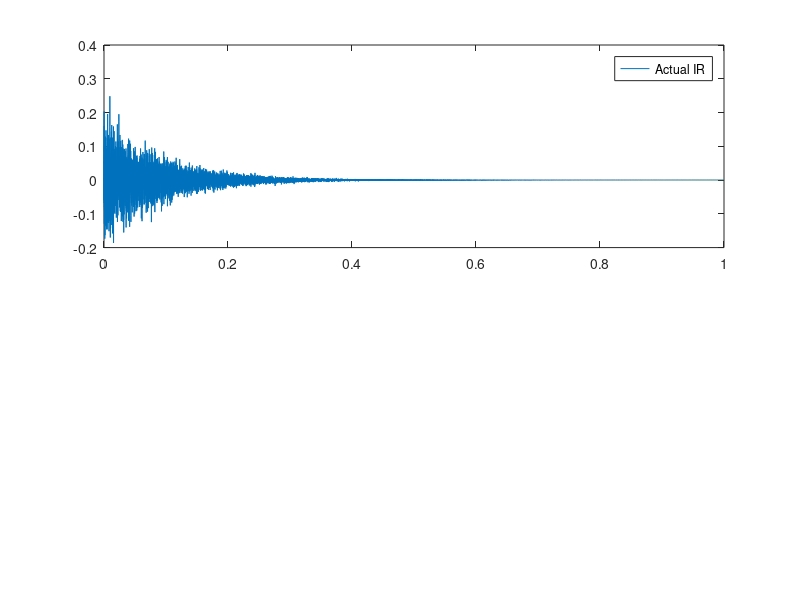

Write the MATLAB code that produced this figure. (Note: this script raises an error after producing the figure.)
%% get a transfer function using a chirp
% Measuring transfer functions and impulse responses  section 2.3
% non-periodic ssweeps
clear;close all;clc;
fs = 44100;
fmaxc = 10000;
[Blow,Alow]=butter(8,fmaxc/(fs/2)); % lowpass filter w/corner at 10 K
dt = 1/fs;
T = 1;
N =fs*T; 
t = (0:N-1).'*dt;
xc = chirp(t,10,T,fmaxc);
xn = filter(Blow,Alow,randn(size(xc)));
pref = 20e-6;

%% make impulse response
h = randn(size(t)).*exp(-10/T*t);
h(1) = 1;
h = filter(Blow,Alow,1/10*h); % low pass filter
% h = 50*h/sum(h.^2); % make H small so the output isnt way louder than the input
figure(1)
subplot(2,1,1)
plot(t,h,'displayname','Actual IR')
legend
%% output
yc = conv(xc,h);
yn = conv(xn,h);
ty = (0:(2*N-2))*dt;
SNR = 80; % SNR in dB
noisec = rms(yc)/(10^(SNR/20))*randn(size(yc));
noisen = rms(yn)/(10^(SNR/20))*randn(size(yn)); %add noise on the output 
recordedyc =filter(Blow,Alow,yc + noisec);

figure(4)

yyaxis left
plot(t,xc,'displayname','input')
yyaxis right
plot(ty,recordedyc,'displayname','output with noise')

legend
%% calculate h from chirip
padx = [xc; zeros(length(yc)-length(xc),1)];
padt = (0:length(padx)-1)*dt;
dfpad = fs/length(yc);
Npad = length(yc);
fmaxpad = floor(Npad/2)*dfpad;
fpad = 0:dfpad:fmaxpad;

output = 1/Npad*fft(recordedyc);
outlevel = 20*log10(abs(output(1:floor(Npad/2)+1))/sqrt(dfpad)/pref); % make them spectral densities
input = 1/Npad*fft(padx);
inlevel = 20*log10(abs(input(1:floor(Npad/2)+1))/sqrt(dfpad)/pref);
RTF = output./input;
RTFlevel = 20*log10(abs(RTF(1:floor(Npad/2)+1))); % RTF should not be reference to pref, it should be reference to 1
RIR = ifft(RTF,'symmetric');

figure(2)
subplot(3,1,1)
semilogx(fpad,outlevel,'displayname','output spectrum')
hold on
semilogx(fpad,inlevel,'displayname','input spectrum')
legend
ylim([0 100])

figure(2)
subplot(3,1,2)
semilogx(fpad,RTFlevel,'displayname','RTF from chirp')
legend

figure(1)
subplot(2,1,1)
hold on
plot(padt,RIR,'--','displayname','IR from fft of chirp')
xlim([0 1])
legend
%% calculate h from Gxy/Gxx for chirp
 [f,Gxx,Gyy,Gxy,coh,OASPL,epsilon]= spec(fs,padx,recordedyc,'ns',2^15);
 RTFautochirp = Gxy./Gxx;
 
 figure(2)
 subplot(3,1,1)
 hold on
semilogx(f,10*log10(Gxx/pref^2),'displayname','Gxx')
semilogx(f,10*log10(Gyy/pref^2),'displayname','Gyy')
 xlim([10 fs/2])
 
 figure(2)
 subplot(3,1,2)
 hold on
 semilogx(f,20*log10(abs(RTFautochirp)),'displayname','RTF from autospec of chirp')
xlim([10 fs/2])

IRautochirp = ifft([flipud(RTFautochirp(2:end)); RTFautochirp(1:end-1)],'symmetric');

figure(1)
tauto = (0:length(IRautochirp)-1)*1/fs;
subplot(2,1,2)
plot(tauto,IRautochirp,'displayname','IR from autospectra of chirp')
legend

%% calculate h from white noise using simple fourier transform
padx = [xn; zeros(length(yn)-length(xn),1)];
recordedyn =filter(Blow,Alow,yn + noisen); 
RTF = fft(recordedyn)./fft(padx);
RTFlevel = 20*log10(abs(RTF(1:floor(Npad/2)+1)));
RIR = ifft(RTF);

figure(2)
subplot(3,1,2)
semilogx(fpad,RTFlevel,'displayname','RTF from white noise fft')

figure(1)
subplot(2,1,1)
hold on
plot(padt,RIR,'displayname','IR from white noise fft')
legend
xlim([0 T])

%% calculate h from Gxy/Gxx for white noise
 [f,Gxx,Gyy,Gxy,coh,OASPL,epsilon]= spec(fs,padx,recordedyn,'ns',2^15);
 RTFautonoise = Gxy./Gxx;
 
 figure(2)
 subplot(3,1,2)
 hold on
 semilogx(f,20*log10(abs(RTFautonoise)),'displayname','RTF from autospec of white noise')
xlim([10 fs/2])
legend
IRautonoise = ifft([flipud(RTFautonoise(2:end)); RTFautonoise(1:end-1)],'symmetric');
ylim([-50 50])

subplot(3,1,3)
semilogx(f,10*log10(Gxx/pref^2),'displayname','Gxx')
hold on
semilogx(f,10*log10(Gyy/pref^2),'displayname','Gyy')
legend
ylim([0 100])
xlim([10 fs/2])

figure(1)
tauto = (0:length(IRautonoise)-1)*1/fs;
subplot(2,1,1)
hold on
plot(tauto,IRautonoise,'displayname','IR from autospectra of white noise')
legend

% %% periodic chirp
% [B,A]=butter(2,[100,1000]/(fs/2)); % make a band-pass filter for the impulse response of the mic
% IRmic = impz(B,A);
% output =conv(xc,IRmic);
% pc =[];
% for numreps = 1:20
%     pc = [pc; chir];
%     ypc = [ypc; output + rms(output)/(10^(SNR/20))*randn(size(output))];
% end
% pc = pc.';
% ypc = ypc.';
% df = 1/T;
% fmaxperiodic = floor(length(ypc)/2)*df;
% f = 0:df:fmaxperiodic-df;
% 
% padpc = [pc; zeros(length(ypc)-length(pc),numreps)];
% 
% 
% %% straight fourier transform
% Hmicstriaght= fft(reshape(ypc,[],1))./fft(reshape(padpc,[],1));
% Nbig = length(Hmicstriaght);
% dfbig = fs/Nbig;
% fbig = (0:floor(Nbig/2)-1)*dfbig;
% figure(3)
% semilogx(fbig,20*log10(sqrt(2)*abs(Hmicstriaght(1:floor(Nbig/2)))/pref),'displayname','fft of whole thing')
% title('periodic chirp')
% legend